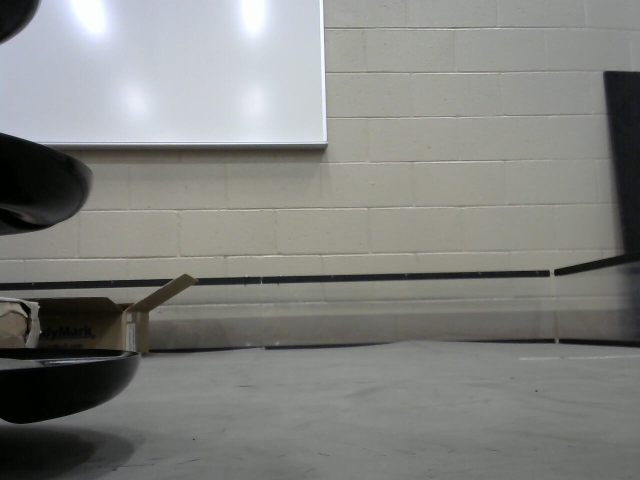
#> input picture data/images/IMG_20211206_171532.jpg, 1280 x 960 px (shown at 1/2 size); its folder holds only this picture in this run
$ python parse_images.py
#> lines starting #> are read from the running program, lines starting #| are printed output that depends on the picture
import numpy as np
import pickle, os, gzip

from PIL import Image

path_to_images = "../data/images/"
dataset_filename = "../data/dataset_pickled.gz"

image_width = 160
image_height = 120

# Extract label information from images
def extract_data(images):
    x = []
    y = []

    for image_name in images:
        path = path_to_images + image_name

        # Load as 160x120 black and white image
        img = Image.open(path).convert("L").resize((image_width, image_height))
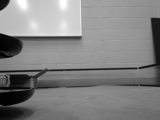
#> img: PIL image 160x120 L; min 0, max 253, mean 129.9

        np_array = np.asarray(img, dtype="float64") / 255.0
        x.append(np_array)

#> (the run stopped early here; a loop or call above may not have finished)

$ run again, on data/images/IMG_20211206_171749.jpg
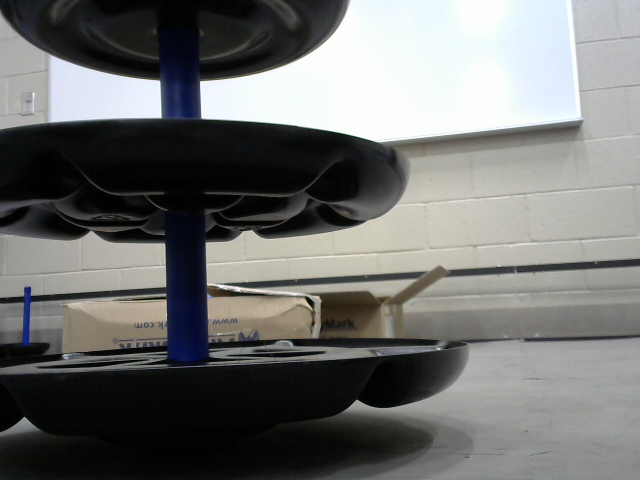
#> input picture data/images/IMG_20211206_171749.jpg, 1280 x 960 px (shown at 1/2 size)
#> in extract_data, `img = Image.open(path).convert("L").resize((image_width, image_height))`:
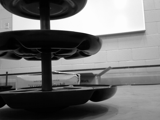
#> img: PIL image 160x120 L; min 0, max 255, mean 112.3

$ run again, on data/images/IMG_20211206_171542.jpg
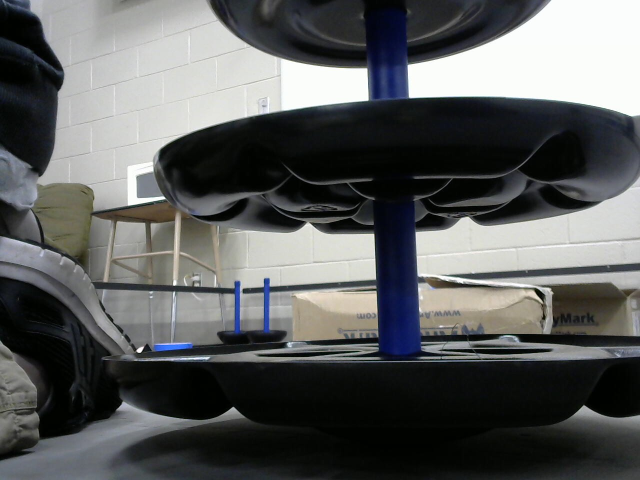
#> input picture data/images/IMG_20211206_171542.jpg, 1280 x 960 px (shown at 1/2 size)
#> in extract_data, `img = Image.open(path).convert("L").resize((image_width, image_height))`:
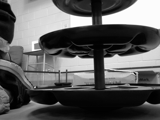
#> img: PIL image 160x120 L; min 0, max 255, mean 92.7

$ run again, on data/images/IMG_20211206_171728.jpg
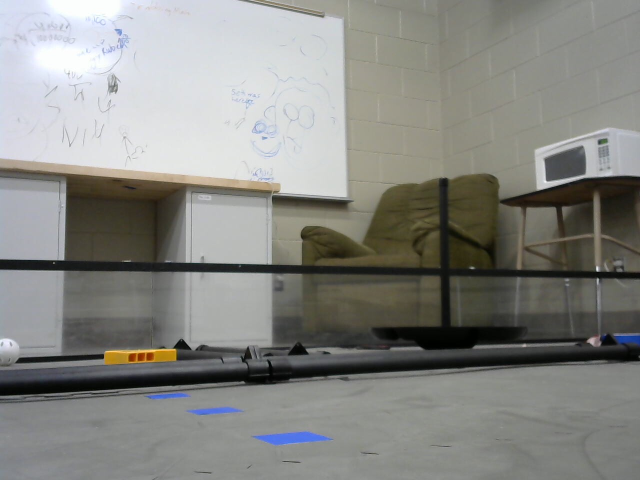
#> input picture data/images/IMG_20211206_171728.jpg, 1280 x 960 px (shown at 1/2 size)
#> in extract_data, `img = Image.open(path).convert("L").resize((image_width, image_height))`:
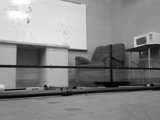
#> img: PIL image 160x120 L; min 0, max 253, mean 134.7

$ run again, on data/images/IMG_20211206_171739.jpg
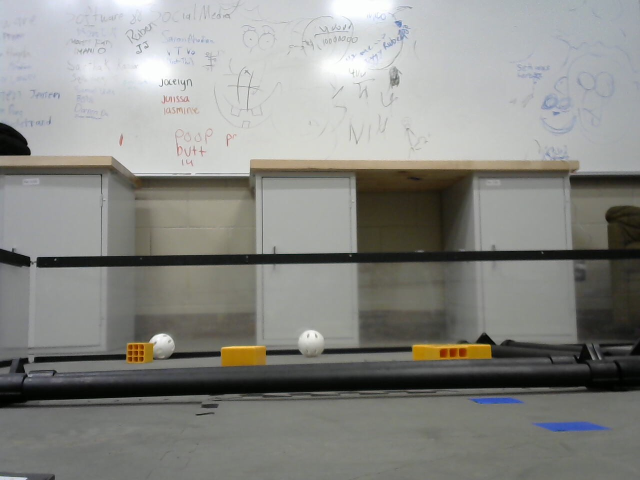
#> input picture data/images/IMG_20211206_171739.jpg, 1280 x 960 px (shown at 1/2 size)
#> in extract_data, `img = Image.open(path).convert("L").resize((image_width, image_height))`:
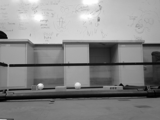
#> img: PIL image 160x120 L; min 0, max 254, mean 137
